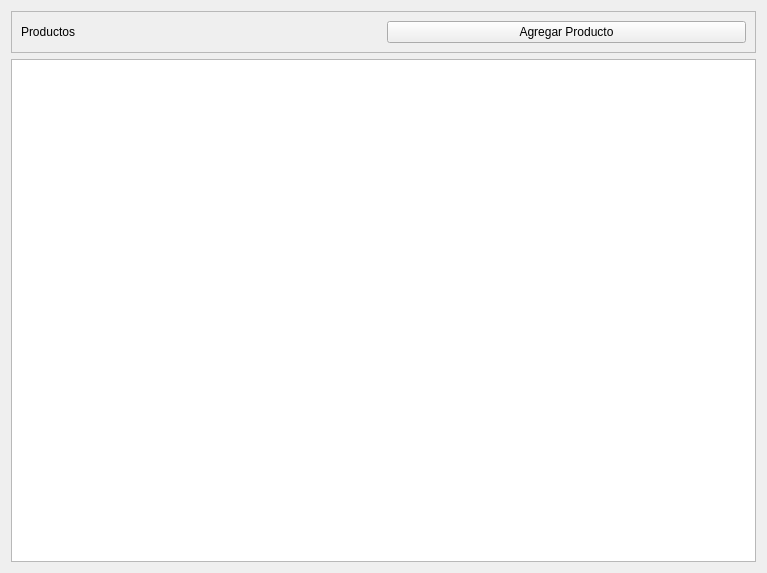
<?xml version="1.0" encoding="UTF-8"?>
<ui version="4.0">
 <class>Form</class>
 <widget class="QWidget" name="Form">
  <property name="geometry">
   <rect>
    <x>0</x>
    <y>0</y>
    <width>767</width>
    <height>573</height>
   </rect>
  </property>
  <property name="windowTitle">
   <string>Form</string>
  </property>
  <layout class="QVBoxLayout" name="verticalLayout">
   <item>
    <widget class="QFrame" name="frame">
     <property name="frameShape">
      <enum>QFrame::Shape::StyledPanel</enum>
     </property>
     <property name="frameShadow">
      <enum>QFrame::Shadow::Raised</enum>
     </property>
     <layout class="QHBoxLayout" name="horizontalLayout">
      <item>
       <widget class="QLabel" name="label">
        <property name="text">
         <string>Productos</string>
        </property>
       </widget>
      </item>
      <item>
       <widget class="QPushButton" name="pushButton">
        <property name="text">
         <string>Agregar Producto</string>
        </property>
       </widget>
      </item>
     </layout>
    </widget>
   </item>
   <item>
    <widget class="QTableView" name="tableView"/>
   </item>
  </layout>
 </widget>
 <resources/>
 <connections/>
</ui>
